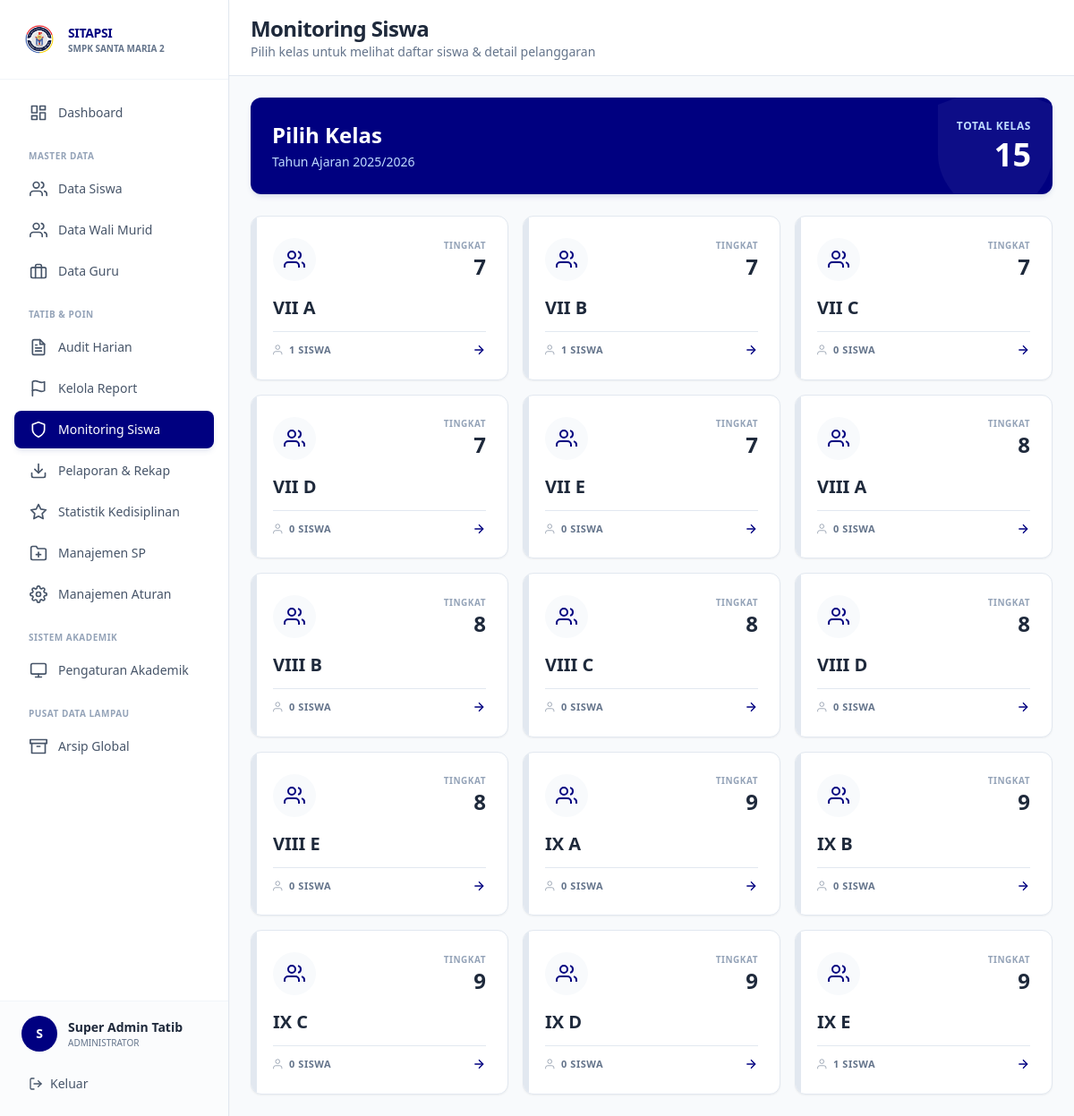
/views/admin/monitoring_siswa.php (signed in), run on the app's committed database.
### tables this page shows
CREATE TABLE `tb_tahun_ajaran` (
  `id_tahun` int(11) NOT NULL,
  `nama_tahun` varchar(20) NOT NULL,
  `status` enum('Aktif','Arsip') DEFAULT 'Aktif',
  `semester_aktif` enum('Ganjil','Genap') DEFAULT 'Ganjil'
);

CREATE TABLE `tb_kelas` (
  `id_kelas` int(11) NOT NULL,
  `nama_kelas` varchar(10) NOT NULL,
  `tingkat` int(11) NOT NULL,
  `guru_wali` varchar(100) DEFAULT NULL,
  `status` varchar(20) DEFAULT 'Aman',
  `created_at` timestamp NOT NULL DEFAULT current_timestamp()
);

### config/database.php (called while the page is built, shortened)
<?php
function getDBConnection()
{
    static $pdo = null;
    if ($pdo === null) {
        try {
            $dsn = "mysql:host=" . DB_HOST . ";dbname=" . DB_NAME . ";charset=" . DB_CHARSET;
            $options = [
                PDO::ATTR_ERRMODE => PDO::ERRMODE_EXCEPTION,
                PDO::ATTR_DEFAULT_FETCH_MODE => PDO::FETCH_ASSOC,
                PDO::ATTR_EMULATE_PREPARES => false,
                PDO::MYSQL_ATTR_INIT_COMMAND => "SET NAMES " . DB_CHARSET
            ];
            $pdo = new PDO($dsn, DB_USER, DB_PASS, $options);
        } catch (PDOException $e) {
            error_log("Database Connection Error: " . $e->getMessage());
            die("Koneksi database gagal. Silakan hubungi administrator.");
        }
    }
    return $pdo;
}
function executeQuery($sql, $params = [])
{
    $pdo = getDBConnection();
    $stmt = $pdo->prepare($sql);
    $stmt->execute($params);
    return $stmt;
}
function fetchOne($sql, $params = [])
{
    $stmt = executeQuery($sql, $params);
    return $stmt->fetch();
}
function fetchAll($sql, $params = [])
{
    $stmt = executeQuery($sql, $params);
    return $stmt->fetchAll();
}
?>

### views/admin/monitoring_siswa.php (the view, shortened to what this page needs)
<?php
require_once '../../config/database.php';
$tahun_aktif = fetchOne("SELECT id_tahun, nama_tahun FROM tb_tahun_ajaran WHERE status = 'Aktif' LIMIT 1");
$kelas_list = fetchAll("SELECT id_kelas, nama_kelas, tingkat FROM tb_kelas ORDER BY tingkat, nama_kelas");
?>
<!DOCTYPE html>
<html lang="id">
<head>
    <script src="https://cdn.tailwindcss.com"></script>
</head>
<body class="bg-[#F8FAFC]">
<div class="flex h-screen overflow-hidden">
    <?php include '../../includes/sidebar_admin.php'; ?>
    <div class="flex-1 overflow-auto lg:ml-64">
        <div class="bg-white border-b border-[#E2E8F0] px-6 pl-16 lg:pl-6 py-4 sticky top-0 z-30 flex items-center justify-between">
            <div>
                <h1 class="text-2xl font-extrabold text-slate-800 tracking-tight">Monitoring Siswa</h1>
                <p class="text-sm font-medium text-slate-500">Pilih kelas untuk melihat daftar siswa & detail pelanggaran</p>
            </div>
        </div>
        <div class="p-6 space-y-6 max-w-7xl mx-auto">
            <div class="bg-[#000080] text-white rounded-xl shadow-md shadow-blue-900/10 p-6 relative overflow-hidden">
                <svg class="absolute right-0 top-0 text-white/5 w-48 h-48 transform translate-x-8 -translate-y-8" fill="currentColor" viewBox="0 0 24 24"><path d="M12 22s8-4 8-10V5l-8-3-8 3v7c0 6 8 10 8 10z"></path></svg>
                <div class="relative z-10 flex items-center justify-between">
                    <div>
                        <h2 class="text-2xl font-extrabold mb-1">Pilih Kelas</h2>
                        <p class="text-blue-200 font-medium text-sm">Tahun Ajaran <?= $tahun_aktif['nama_tahun'] ?></p>
                    </div>
                    <div class="text-right">
                        <p class="text-blue-200 text-xs font-bold uppercase tracking-wider mb-1">Total Kelas</p>
                        <p class="text-4xl font-extrabold"><?= count($kelas_list) ?></p>
                    </div>
                </div>
            </div>
            <div class="grid grid-cols-1 sm:grid-cols-2 lg:grid-cols-3 xl:grid-cols-4 gap-4">
                <?php foreach ($kelas_list as $kelas):
                    $jumlah_siswa = fetchOne("
                        SELECT COUNT(*) as total
                        FROM tb_anggota_kelas
                        WHERE id_kelas = :id_kelas AND id_tahun = :id_tahun
                    ", ['id_kelas' => $kelas['id_kelas'], 'id_tahun' => $tahun_aktif['id_tahun']])['total'] ?? 0;
                ?>
                <a href="monitoring_siswa_list.php?kelas=<?= $kelas['id_kelas'] ?>" class="block group">
                    <div class="bg-white border border-[#E2E8F0] hover:border-[#000080] rounded-xl shadow-sm hover:shadow-md p-6 transition-all transform group-hover:-translate-y-1 relative overflow-hidden h-full flex flex-col justify-between">
                        <div class="w-1.5 h-full bg-slate-200 group-hover:bg-[#000080] absolute left-0 top-0 transition-colors"></div>
                        <div class="flex items-center justify-between mb-4">
                            <div class="w-12 h-12 bg-slate-50 group-hover:bg-blue-50 text-[#000080] rounded-full flex items-center justify-center transition-colors">
                                <svg class="w-6 h-6" fill="none" stroke="currentColor" viewBox="0 0 24 24" stroke-width="2"><path d="M17 21v-2a4 4 0 0 0-4-4H5a4 4 0 0 0-4 4v2"></path><circle cx="9" cy="7" r="4"></circle><path d="M23 21v-2a4 4 0 0 0-3-3.87"></path><path d="M16 3.13a4 4 0 0 1 0 7.75"></path></svg>
                            </div>
                            <div class="text-right">
                                <p class="text-slate-400 text-[10px] font-bold uppercase tracking-wider">Tingkat</p>
                                <p class="text-2xl font-extrabold text-slate-800"><?= $kelas['tingkat'] ?></p>
                            </div>
                        </div>
                        <h3 class="text-xl font-extrabold text-slate-800 mb-3"><?= $kelas['nama_kelas'] ?></h3>
                        <div class="flex items-center justify-between text-[11px] font-bold text-slate-500 uppercase tracking-wider border-t border-[#E2E8F0] pt-3">
                            <span class="flex items-center">
                                <svg class="w-3.5 h-3.5 mr-1" fill="none" stroke="currentColor" viewBox="0 0 24 24"><path d="M17 21v-2a4 4 0 0 0-4-4H5a4 4 0 0 0-4 4v2"></path><circle cx="9" cy="7" r="4"></circle></svg>
                                <?= $jumlah_siswa ?> Siswa
                            </span>
                            <svg class="w-4 h-4 text-[#000080] transform group-hover:translate-x-1 transition-transform" fill="none" stroke="currentColor" viewBox="0 0 24 24" stroke-width="2"><line x1="5" y1="12" x2="19" y2="12"></line><polyline points="12 5 19 12 12 19"></polyline></svg>
                        </div>
                    </div>
                </a>
                <?php endforeach; ?>
            </div>
        </div>
    </div>
</div>
</body>
</html>

### data on the page
tb_tahun_ajaran: nama_tahun "2025/2026"
tb_kelas: tingkat "7", nama_kelas "VII A", id_kelas "1"
tb_kelas: tingkat "7", nama_kelas "VII B", jumlah_siswa "1"
tb_kelas: tingkat "7", nama_kelas "VII C", jumlah_siswa "0"
tb_kelas: tingkat "7", nama_kelas "VII D", jumlah_siswa "0"
tb_kelas: tingkat "7", nama_kelas "VII E", jumlah_siswa "0"
tb_kelas: tingkat "8", nama_kelas "VIII A", jumlah_siswa "0"
tb_kelas: tingkat "8", nama_kelas "VIII B", jumlah_siswa "0"
tb_kelas: tingkat "8", nama_kelas "VIII C", jumlah_siswa "0"
tb_kelas: tingkat "8", nama_kelas "VIII D", jumlah_siswa "0"
tb_kelas: tingkat "8", nama_kelas "VIII E", jumlah_siswa "0"
tb_kelas: tingkat "9", nama_kelas "IX A", jumlah_siswa "0"
tb_kelas: tingkat "9", nama_kelas "IX B", jumlah_siswa "0"
tb_kelas: tingkat "9", nama_kelas "IX C", jumlah_siswa "0"
tb_kelas: tingkat "9", nama_kelas "IX D", jumlah_siswa "0"
tb_kelas: tingkat "9", nama_kelas "IX E", jumlah_siswa "1"

### other printed values
$initial "S"
$user_name "Super Admin Tatib"
count($kelas_list) "15"
